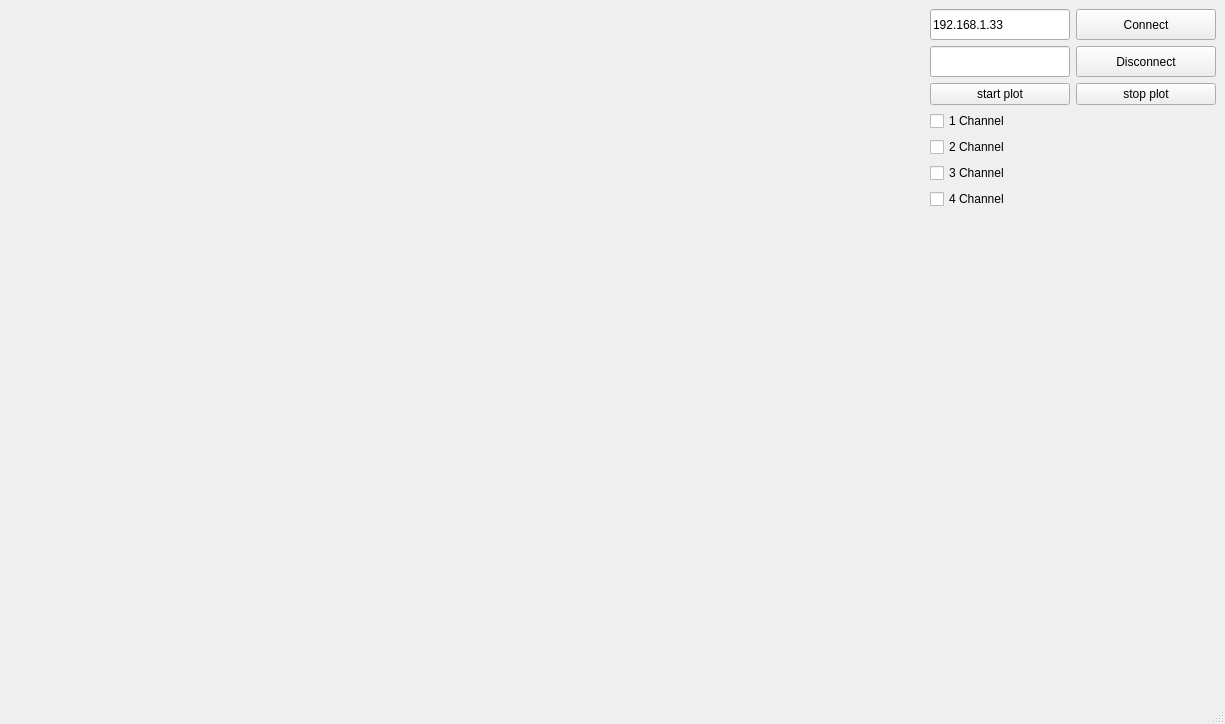
<?xml version="1.0" encoding="UTF-8"?>
<ui version="4.0">
 <class>MainWindow</class>
 <widget class="QMainWindow" name="MainWindow">
  <property name="geometry">
   <rect>
    <x>0</x>
    <y>0</y>
    <width>1225</width>
    <height>724</height>
   </rect>
  </property>
  <property name="windowTitle">
   <string>MainWindow</string>
  </property>
  <widget class="QWidget" name="centralwidget">
   <layout class="QHBoxLayout" name="horizontalLayout_7">
    <item>
     <widget class="QCustomPlot" name="plot" native="true">
      <property name="enabled">
       <bool>true</bool>
      </property>
      <property name="minimumSize">
       <size>
        <width>900</width>
        <height>600</height>
       </size>
      </property>
     </widget>
    </item>
    <item>
     <layout class="QVBoxLayout" name="verticalLayout_4">
      <item>
       <layout class="QHBoxLayout" name="horizontalLayout_4">
        <item>
         <widget class="QLineEdit" name="linaEditipaddr">
          <property name="minimumSize">
           <size>
            <width>111</width>
            <height>31</height>
           </size>
          </property>
          <property name="maximumSize">
           <size>
            <width>140</width>
            <height>16777215</height>
           </size>
          </property>
          <property name="text">
           <string>192.168.1.33</string>
          </property>
         </widget>
        </item>
        <item>
         <widget class="QPushButton" name="pushButton_conn">
          <property name="minimumSize">
           <size>
            <width>81</width>
            <height>31</height>
           </size>
          </property>
          <property name="maximumSize">
           <size>
            <width>140</width>
            <height>16777215</height>
           </size>
          </property>
          <property name="text">
           <string>Connect</string>
          </property>
         </widget>
        </item>
       </layout>
      </item>
      <item>
       <layout class="QHBoxLayout" name="horizontalLayout_5">
        <item>
         <widget class="QLineEdit" name="lineEditport">
          <property name="minimumSize">
           <size>
            <width>111</width>
            <height>31</height>
           </size>
          </property>
          <property name="maximumSize">
           <size>
            <width>140</width>
            <height>16777215</height>
           </size>
          </property>
         </widget>
        </item>
        <item>
         <widget class="QPushButton" name="pushButton_conn_2">
          <property name="minimumSize">
           <size>
            <width>81</width>
            <height>31</height>
           </size>
          </property>
          <property name="maximumSize">
           <size>
            <width>140</width>
            <height>16777215</height>
           </size>
          </property>
          <property name="text">
           <string>Disconnect</string>
          </property>
         </widget>
        </item>
       </layout>
      </item>
      <item>
       <layout class="QHBoxLayout" name="horizontalLayout_6">
        <item>
         <widget class="QPushButton" name="statrplot">
          <property name="maximumSize">
           <size>
            <width>140</width>
            <height>16777215</height>
           </size>
          </property>
          <property name="text">
           <string>start plot</string>
          </property>
         </widget>
        </item>
        <item>
         <widget class="QPushButton" name="stopplot">
          <property name="maximumSize">
           <size>
            <width>140</width>
            <height>16777215</height>
           </size>
          </property>
          <property name="text">
           <string>stop plot</string>
          </property>
         </widget>
        </item>
       </layout>
      </item>
      <item>
       <layout class="QVBoxLayout" name="verticalLayout_3">
        <item>
         <widget class="QCheckBox" name="channel_1">
          <property name="text">
           <string>1 Channel</string>
          </property>
         </widget>
        </item>
        <item>
         <widget class="QCheckBox" name="channel_2">
          <property name="text">
           <string>2 Channel</string>
          </property>
         </widget>
        </item>
        <item>
         <widget class="QCheckBox" name="channel_3">
          <property name="text">
           <string>3 Channel</string>
          </property>
         </widget>
        </item>
        <item>
         <widget class="QCheckBox" name="channel_4">
          <property name="text">
           <string>4 Channel</string>
          </property>
         </widget>
        </item>
        <item>
         <spacer name="verticalSpacer">
          <property name="orientation">
           <enum>Qt::Vertical</enum>
          </property>
          <property name="sizeHint" stdset="0">
           <size>
            <width>20</width>
            <height>40</height>
           </size>
          </property>
         </spacer>
        </item>
       </layout>
      </item>
     </layout>
    </item>
   </layout>
  </widget>
  <widget class="QMenuBar" name="menubar">
   <property name="geometry">
    <rect>
     <x>0</x>
     <y>0</y>
     <width>1225</width>
     <height>23</height>
    </rect>
   </property>
  </widget>
  <widget class="QStatusBar" name="statusbar"/>
 </widget>
 <customwidgets>
  <customwidget>
   <class>QCustomPlot</class>
   <extends>QWidget</extends>
   <header>qcustomplot.h</header>
   <container>1</container>
  </customwidget>
 </customwidgets>
 <resources/>
 <connections/>
</ui>
